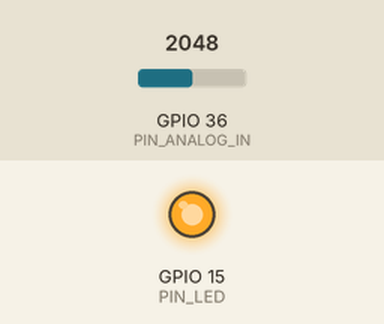
This sketch was run on a simulated ESP32. Parts: output pins drawn as LEDs (lit = HIGH). Inputs (shaded band) come from the test bench; at power-on: GPIO 36 (PIN_ANALOG_IN) = 2048.

Above: at 1.2 s.
1.3 s: GPIO 36 (PIN_ANALOG_IN) set to 1228
At 1.7 s:
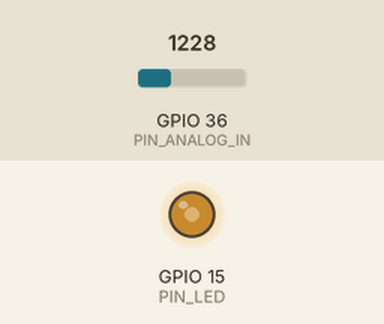
2.8 s: GPIO 36 (PIN_ANALOG_IN) set to 2047
At 4.0 s:
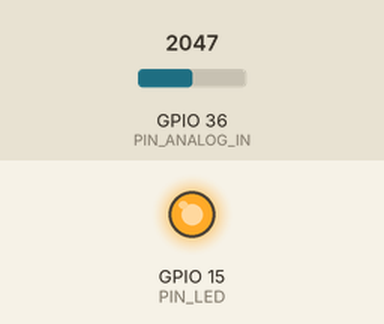
4.3 s: GPIO 36 (PIN_ANALOG_IN) set to 332
At 5.2 s:
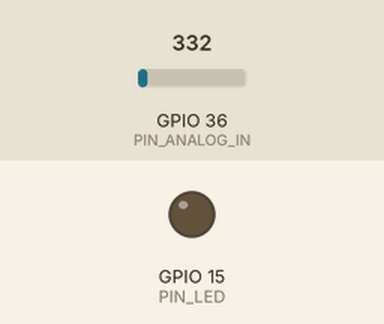
5.8 s: GPIO 36 (PIN_ANALOG_IN) set to 2088
At 7.0 s:
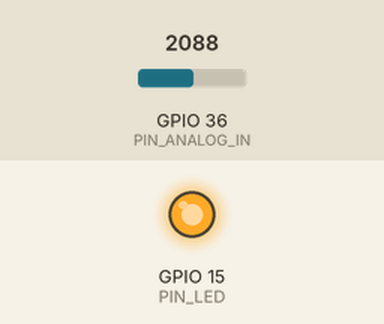
7.3 s: GPIO 36 (PIN_ANALOG_IN) set to 0
At 8.3 s:
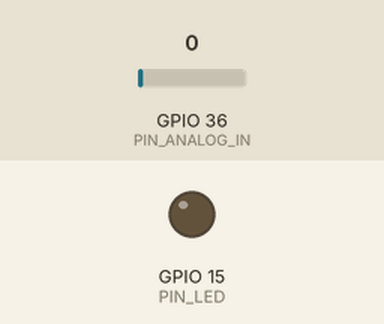
Timing chart, 0 to 9.8 s (numbered marks = the images above; inputs shaded):
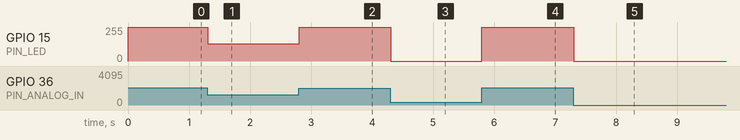

The sketch:

Project_24.2_Night_Lamp.ino
```cpp
//**********************************************************************************
/*
 * 文件名  : 夜光灯
 * 描述 : 通过光敏传感器控制LED亮度.
*/
#define PIN_ANALOG_IN    36  // 光敏传感器的引脚
#define PIN_LED     15  // LED的引脚
#define CHAN            0
#define LIGHT_MIN       372
#define LIGHT_MAX       2048
void setup() {
  ledcSetup(CHAN, 1000, 12);
  ledcAttachPin(PIN_LED, CHAN);
}

void loop() {
  int adcVal = analogRead(PIN_ANALOG_IN); //读取 adc
  int pwmVal = map(constrain(adcVal, LIGHT_MIN, LIGHT_MAX), LIGHT_MIN, LIGHT_MAX, 0, 4095);  // adcVal重映射到pwmVal
  ledcWrite(CHAN, pwmVal);    // 设置脉冲宽度.
  delay(10);
}
//**********************************************************************************
```

Measured:
- after the input at 1.3 s, GPIO 15 (PIN_LED): 255/255 → 130/255 at once
- after the input at 2.8 s, GPIO 15 (PIN_LED): 130/255 → 255/255 at once
- after the input at 4.3 s, GPIO 15 (PIN_LED): 255/255 → 0/255 at once
- after the input at 5.8 s, GPIO 15 (PIN_LED): 0/255 → 255/255 at once
- after the input at 7.3 s, GPIO 15 (PIN_LED): 255/255 → 0/255 at once
